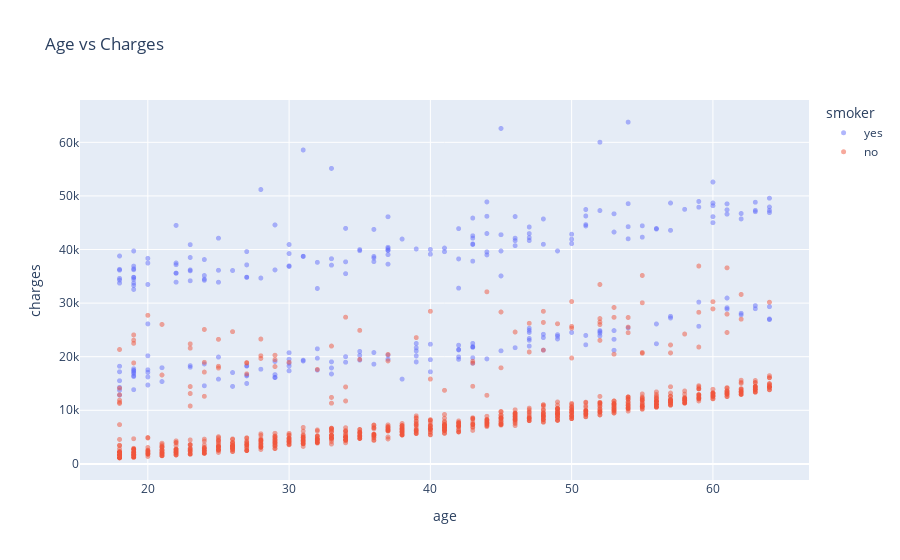

This figure's notebook cell:
### Markdown cell above
### Visualising the relationship between age(independent feature) and charges(dependent feature)

### Code cell
fig = px.scatter(med_df,x = 'age', y = 'charges',color = 'smoker',opacity = 0.5, hover_data = ['sex'], title = 'Age vs Charges')
fig.update_traces(marker_size = 5)
fig.show()

### Figure 1 — Plotly figure (JSON) as saved in the notebook; plotly's stock layout.template omitted (floating-point values rounded to 4 significant figures; data arrays with more than 128 entries replaced by an {"elided": "..."} marker saying what was removed)
{"data": [{"customdata": {"elided": "274x1 str values"}, "hovertemplate": "smoker=yes<br>age=%{x}<br>charges=%{y}<br>sex=%{customdata[0]}<extra></extra>", "legendgroup": "yes", "marker": {"color": "#636efa", "opacity": 0.5, "size": 5, "symbol": "circle"}, "mode": "markers", "name": "yes", "showlegend": true, "type": "scattergl", "x": {"elided": "274 int values"}, "xaxis": "x", "y": {"elided": "274 float values"}, "yaxis": "y"}, {"customdata": {"elided": "1064x1 str values"}, "hovertemplate": "smoker=no<br>age=%{x}<br>charges=%{y}<br>sex=%{customdata[0]}<extra></extra>", "legendgroup": "no", "marker": {"color": "#EF553B", "opacity": 0.5, "size": 5, "symbol": "circle"}, "mode": "markers", "name": "no", "showlegend": true, "type": "scattergl", "x": {"elided": "1064 int values"}, "xaxis": "x", "y": {"elided": "1064 float values"}, "yaxis": "y"}], "layout": {"legend": {"title": {"text": "smoker"}, "tracegroupgap": 0}, "title": {"text": "Age vs Charges"}, "xaxis": {"anchor": "y", "domain": [0, 1], "title": {"text": "age"}}, "yaxis": {"anchor": "x", "domain": [0, 1], "title": {"text": "charges"}}}}
